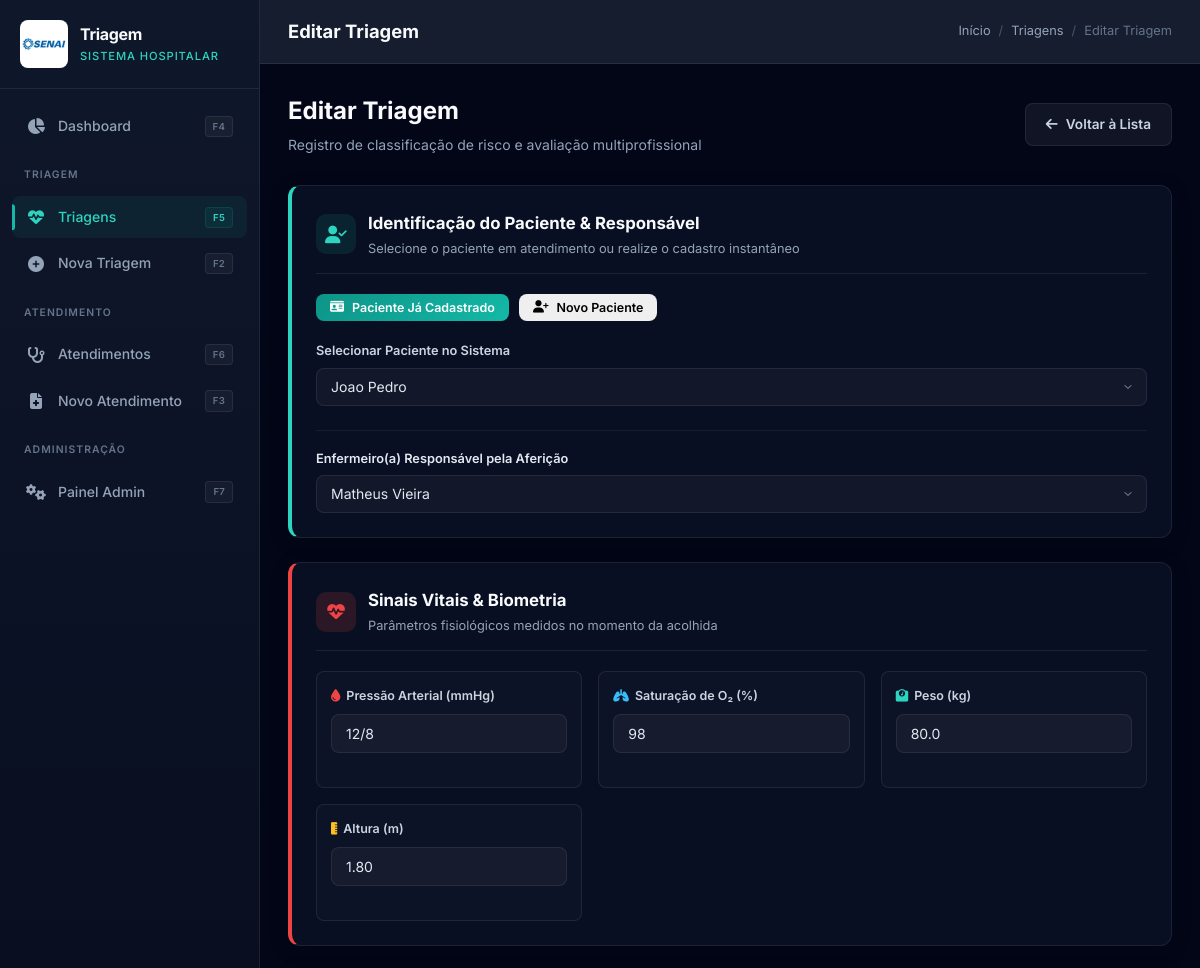
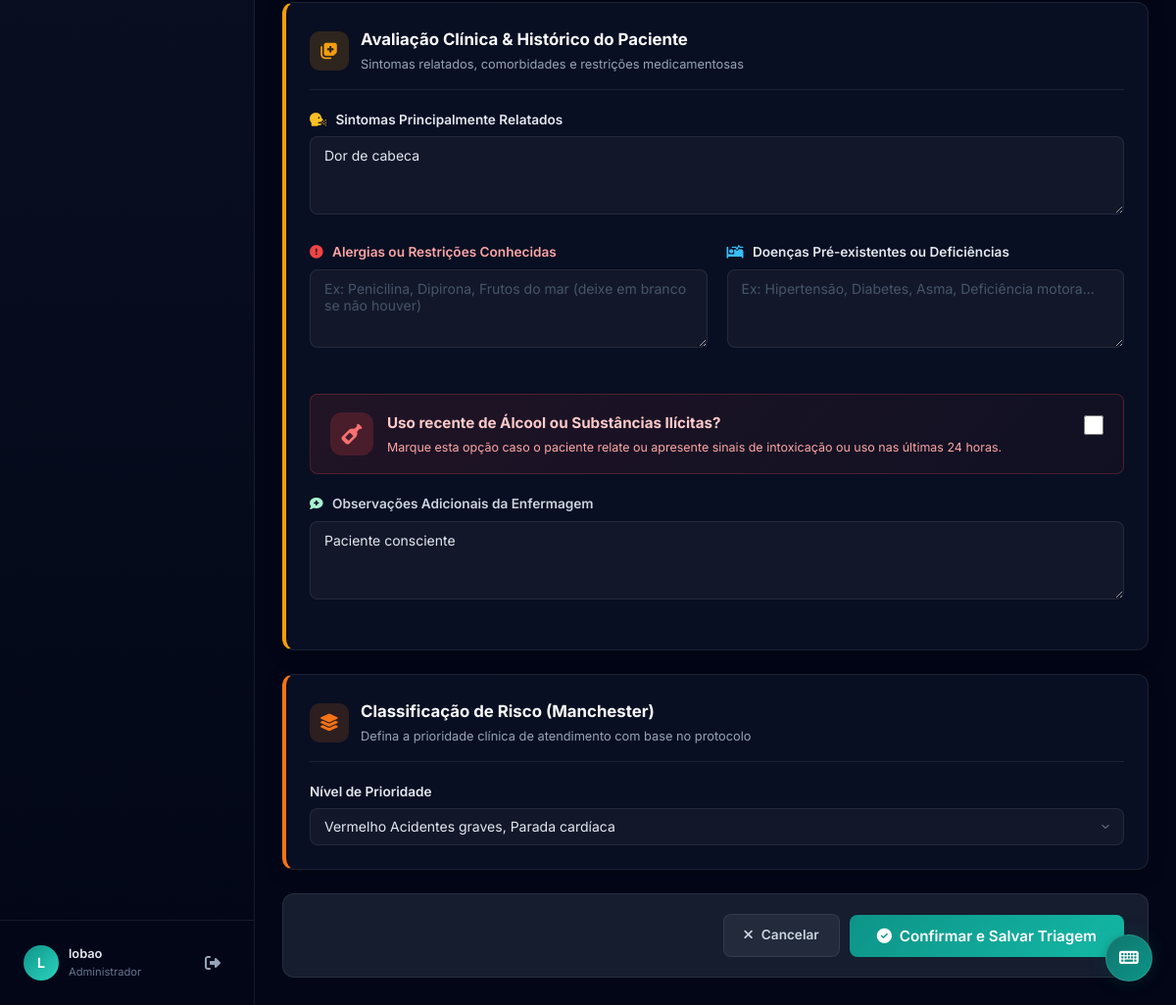
The page /triagem/3/editar/ (signed in) on the database its author committed (2 pictures, top to bottom).
### triagem/models.py (models this page shows, shortened)
class Triagem(models.Model):
    data_triagem = models.DateField(auto_now_add=True)
    peso = models.FloatField()
    altura = models.DecimalField(max_digits=4,
                                decimal_places=2)
    pressao_arterial = models.CharField(max_length=20)
    saturacao = models.IntegerField()
    sintomas = models.TextField()
    alergias = models.TextField(blank=True, default='', verbose_name='Alergias')
    utilizou_drogas = models.BooleanField(default=False, verbose_name='Utilizou álcool ou drogas?')
    doencas_deficiencias = models.TextField(blank=True, default='', verbose_name='Doenças ou Deficiências')
    observacoes = models.TextField(blank=True)
    paciente = models.ForeignKey(
        Paciente,
        on_delete=models.CASCADE
    )
    enfermeiro = models.ForeignKey(Enfermeiro,
                                   on_delete=models.PROTECT)
    classificacao_risco = models.ForeignKey(
        ClassificacaoRisco,
        on_delete=models.PROTECT
    )

### triagem/views.py (the view, shortened to what this page needs)
# urls.py: path('triagem/<int:pk>/editar/', views.TriagemUpdateView.as_view(), name='triagem_update'),
class TriagemUpdateView(LoginRequiredMixin, UpdateView):
    model = Triagem
    form_class = TriagemForm
    template_name = 'triagem/triagem_form.html'
    success_url = reverse_lazy('triagem_list')
    def get_context_data(self, **kwargs):
        context = super().get_context_data(**kwargs)
        context['form_title'] = 'Editar Triagem'
        return context

### cadastro/models.py (called while the page is built)
    def __str__(self):
        return f"{self.nome} {self.sobrenome}"

    def __str__(self):
        return f"{self.nome} {self.sobrenome}"

    def __str__(self):
        return f"{self.cor} {self.descricao}"

### triagem/templates/triagem/triagem_form.html (shortened to what this page needs)
{% extends 'base.html' %}
{% block topbar_title %}{{ form_title|default:"Nova Triagem" }}{% endblock %}
{% block breadcrumb %}
<a href="{% url 'dashboard' %}">Início</a>
<span class="separator">/</span>
<a href="{% url 'triagem_list' %}">Triagens</a>
<span class="separator">/</span>
<span>{{ form_title|default:"Nova" }}</span>
{% endblock %}
{% block content %}
<div class="page-header">
  <div>
    <h1>{{ form_title|default:"Protocolo de Triagem Médica" }}</h1>
    <p>Registro de classificação de risco e avaliação multiprofissional</p>
  </div>
  <a href="{% url 'triagem_list' %}" class="btn btn-secondary" id="btn-voltar-triagens">
    <i class="fas fa-arrow-left"></i> Voltar à Lista
  </a>
</div>
<form method="post" class="django-form" id="form-triagem">
  <div class="triage-section" style="border-left: 4px solid var(--primary-400);">
    <div class="triage-section-header">
      <div class="triage-section-icon" style="background: rgba(13, 148, 136, 0.15); color: var(--primary-400);">
        <i class="fas fa-user-check"></i>
      </div>
      <div class="triage-section-title">
        <h3>Identificação do Paciente & Responsável</h3>
        <p>Selecione o paciente em atendimento ou realize o cadastro instantâneo</p>
      </div>
    </div>
    <div class="patient-mode-toggle mb-3" style="display: flex; gap: 10px; margin-bottom: 20px;">
      <button type="button" class="btn btn-primary btn-sm" id="btn-paciente-existente">
        <i class="fas fa-id-card"></i> Paciente Já Cadastrado
      </button>
      <button type="button" class="btn btn-outline btn-sm" id="btn-paciente-novo">
        <i class="fas fa-user-plus"></i> Novo Paciente
      </button>
    </div>
    <div id="paciente-existente-div" class="form-row">
      <div class="form-group" style="flex: 1; margin-bottom: 0;">
        <label for="id_paciente">Selecionar Paciente no Sistema</label>
        {{ form.paciente }}
      </div>
    </div>
    <div class="form-row mt-3" style="border-top: 1px solid rgba(255,255,255,0.06); padding-top: 18px;">
      <div class="form-group" style="margin-bottom: 0;">
        <label for="id_enfermeiro" style="color: var(--slate-200);">Enfermeiro(a) Responsável pela Aferição</label>
        {{ form.enfermeiro }}
      </div>
    </div>
  </div>
  <div class="triage-section" style="border-left: 4px solid var(--danger);">
    <div class="triage-section-header">
      <div class="triage-section-icon" style="background: rgba(239, 68, 68, 0.15); color: var(--danger);">
        <i class="fas fa-heartbeat"></i>
      </div>
      <div class="triage-section-title">
        <h3>Sinais Vitais & Biometria</h3>
        <p>Parâmetros fisiológicos medidos no momento da acolhida</p>
      </div>
    </div>
    <div class="form-row">
      <div class="vital-input-card">
        <label for="id_pressao_arterial">
          <i class="fas fa-tint" style="color: #ef4444;"></i> Pressão Arterial (mmHg)
        </label>
        {{ form.pressao_arterial }}
      </div>
      <div class="vital-input-card">
        <label for="id_saturacao">
          <i class="fas fa-lungs" style="color: #38bdf8;"></i> Saturação de O₂ (%)
        </label>
        {{ form.saturacao }}
      </div>
      <div class="vital-input-card">
        <label for="id_peso">
          <i class="fas fa-weight" style="color: #2dd4bf;"></i> Peso (kg)
        </label>
        {{ form.peso }}
      </div>
      <div class="vital-input-card">
        <label for="id_altura">
          <i class="fas fa-ruler-vertical" style="color: #fbbf24;"></i> Altura (m)
        </label>
        {{ form.altura }}
      </div>
    </div>
  </div>
  <div class="triage-section" style="border-left: 4px solid var(--warning);">
    <div class="triage-section-header">
      <div class="triage-section-icon" style="background: rgba(245, 158, 11, 0.15); color: var(--warning);">
        <i class="fas fa-notes-medical"></i>
      </div>
      <div class="triage-section-title">
        <h3>Avaliação Clínica & Histórico do Paciente</h3>
        <p>Sintomas relatados, comorbidades e restrições medicamentosas</p>
      </div>
    </div>
    <div class="form-group">
      <label for="id_sintomas" style="font-size: 0.85rem; color: var(--slate-200);">
        <i class="fas fa-head-side-cough" style="color: #fbbf24; margin-right: 6px;"></i> Sintomas Principalmente Relatados
      </label>
      {{ form.sintomas }}
    </div>
    <div class="clinical-grid mt-2">
      <div class="form-group">
        <label for="id_alergias" style="font-size: 0.85rem; color: #fca5a5;">
          <i class="fas fa-exclamation-circle" style="color: #ef4444; margin-right: 6px;"></i> Alergias ou Restrições Conhecidas
        </label>
        {{ form.alergias }}
      </div>
      <div class="form-group">
        <label for="id_doencas_deficiencias" style="font-size: 0.85rem; color: var(--slate-200);">
          <i class="fas fa-procedures" style="color: #38bdf8; margin-right: 6px;"></i> Doenças Pré-existentes ou Deficiências
        </label>
        {{ form.doencas_deficiencias }}
      </div>
    </div>
    <div class="alert-checkbox-box">
      <div class="alert-checkbox-info">
        <div class="alert-checkbox-icon">
          <i class="fas fa-wine-bottle"></i>
        </div>
        <div>
          <label for="id_utilizou_drogas" style="font-size: 0.95rem; font-weight: 700; color: #fecaca; margin: 0; cursor: pointer;">
            Uso recente de Álcool ou Substâncias Ilícitas?
          </label>
          <p style="font-size: 0.78rem; color: #fca5a5; margin: 2px 0 0;">
            Marque esta opção caso o paciente relate ou apresente sinais de intoxicação ou uso nas últimas 24 horas.
          </p>
        </div>
      </div>
      <div style="display: flex; align-items: center; justify-content: center; padding-left: 12px;">
        {{ form.utilizou_drogas }}
      </div>
    </div>
    <div class="form-group mt-2 mb-0">
      <label for="id_observacoes" style="font-size: 0.85rem; color: var(--slate-300);">
        <i class="fas fa-comment-medical" style="color: #a7f3d0; margin-right: 6px;"></i> Observações Adicionais da Enfermagem
      </label>
      {{ form.observacoes }}
    </div>
  </div>
  <div class="triage-section" style="border-left: 4px solid #f97316;">
    <div class="triage-section-header">
      <div class="triage-section-icon" style="background: rgba(249, 115, 22, 0.15); color: #f97316;">
        <i class="fas fa-layer-group"></i>
      </div>
      <div class="triage-section-title">
        <h3>Classificação de Risco (Manchester)</h3>
        <p>Defina a prioridade clínica de atendimento com base no protocolo</p>
      </div>
    </div>
    <div class="form-group" style="margin-bottom: 0;">
      <label for="id_classificacao_risco" style="font-size: 0.85rem; color: var(--slate-200);">Nível de Prioridade</label>
      {{ form.classificacao_risco }}
    </div>
  </div>
  <div class="card-footer" style="background: var(--glass-bg); border-radius: var(--radius-md); padding: 20px 24px; border: 1px solid var(--glass-border);">
    <a href="{% url 'triagem_list' %}" class="btn btn-secondary">
      <i class="fas fa-times"></i> Cancelar
    </a>
    <button type="submit" class="btn btn-primary" id="btn-salvar-triagem" style="padding: 12px 28px; font-size: 0.95rem;">
      <i class="fas fa-check-circle"></i> Confirmar e Salvar Triagem
    </button>
  </div>
</form>
{% endblock %}

### templates/base.html (shortened to what this page needs)
{% load static %}
<!DOCTYPE html>
<html lang="pt-br">
<head>
  <link rel="stylesheet" href="{% static 'css/base.css' %}">
  <link rel="stylesheet" href="https://cdnjs.cloudflare.com/ajax/libs/font-awesome/6.5.1/css/all.min.css">
</head>
<body>
  <div class="app">
    <aside class="sidebar" id="sidebar">
      <div class="sidebar-header">
        <img src="{% static 'img/senai_logo.png' %}" alt="SENAI" class="sidebar-logo">
        <div class="sidebar-brand">
          <h2>Triagem</h2>
          <span>Sistema Hospitalar</span>
        </div>
      </div>
      <nav class="sidebar-nav">
        <a href="{% url 'dashboard' %}" class="nav-link" id="nav-dashboard">
          <i class="fas fa-chart-pie"></i>
          <span>Dashboard</span>
          <kbd class="nav-kbd">F4</kbd>
        </a>
        <div class="nav-section">Triagem</div>
        <a href="{% url 'triagem_list' %}" class="nav-link" id="nav-triagem">
          <i class="fas fa-heartbeat"></i>
          <span>Triagens</span>
          <kbd class="nav-kbd">F5</kbd>
        </a>
        <a href="{% url 'triagem_create' %}" class="nav-link" id="nav-new-triagem">
          <i class="fas fa-plus-circle"></i>
          <span>Nova Triagem</span>
          <kbd class="nav-kbd">F2</kbd>
        </a>
        <div class="nav-section">Atendimento</div>
        <a href="{% url 'atendimento_list' %}" class="nav-link" id="nav-atendimento">
          <i class="fas fa-stethoscope"></i>
          <span>Atendimentos</span>
          <kbd class="nav-kbd">F6</kbd>
        </a>
        <a href="{% url 'atendimento_create' %}" class="nav-link" id="nav-new-atendimento">
          <i class="fas fa-file-medical"></i>
          <span>Novo Atendimento</span>
          <kbd class="nav-kbd">F3</kbd>
        </a>
        <div class="nav-section">Administração</div>
        <a href="{% url 'painel_home' %}" class="nav-link" id="nav-admin">
          <i class="fas fa-cogs"></i>
          <span>Painel Admin</span>
          <kbd class="nav-kbd">F7</kbd>
        </a>
      </nav>
      <div class="sidebar-footer">
        <div class="sidebar-user">
          <div class="user-avatar">
            {{ user.username|make_list|first|upper }}
          </div>
          <div class="user-info">
            <div class="name">{{ user.username }}</div>
            <div class="role">{% if user.is_superuser %}Administrador{% else %}Usuário{% endif %}</div>
          </div>
          <a href="{% url 'logout' %}" class="btn-icon" title="Sair" id="btn-logout">
            <i class="fas fa-sign-out-alt"></i>
          </a>
        </div>
      </div>
    </aside>
    <main class="main-content">
      <header class="topbar">
        <div class="topbar-left">
          <h2 class="topbar-title">{% block topbar_title %}Dashboard{% endblock %}</h2>
        </div>
        <div class="topbar-right">
          <div class="breadcrumb">
            {% block breadcrumb %}{% endblock %}
          </div>
        </div>
      </header>
      <div class="page-content fade-in">
        {% block content %}{% endblock %}
      </div>
    </main>
  </div>
</body>
</html>

### triagem/templates/triagem/triagem_form.html (style rules this page uses)
.triage-section { background: rgba(15, 23, 42, 0.6); border: 1px solid var(--glass-border); border-radius: var(--radius-md); padding: 24px; margin-bottom: 24px; position: relative; overflow: hidden; box-shadow: 0 4px 20px -2px rgba(0, 0, 0, 0.25); transition: all 0.3s ease; }
.triage-section-header { display: flex; align-items: center; gap: 12px; margin-bottom: 20px; padding-bottom: 14px; border-bottom: 1px solid rgba(255, 255, 255, 0.08); }
.triage-section-icon { width: 40px; height: 40px; border-radius: 10px; display: flex; align-items: center; justify-content: center; font-size: 1.1rem; flex-shrink: 0; }
.triage-section-title h3 { font-size: 1.05rem; font-weight: 700; color: var(--slate-50); margin: 0; }
.triage-section-title p { font-size: 0.8rem; color: var(--slate-400); margin: 2px 0 0; }
.vital-input-card { background: rgba(255, 255, 255, 0.02); border: 1px solid var(--glass-border); border-radius: var(--radius-sm); padding: 14px; transition: all 0.2s ease; }
.vital-input-card label { display: flex; align-items: center; gap: 6px; font-size: 0.78rem; color: var(--slate-300); margin-bottom: 8px; font-weight: 600; }
.clinical-grid { display: grid; grid-template-columns: 1fr 1fr; gap: 20px; }
.alert-checkbox-box { background: linear-gradient(135deg, rgba(239, 68, 68, 0.1), rgba(239, 68, 68, 0.03)); border: 1px solid rgba(239, 68, 68, 0.25); border-radius: var(--radius-sm); padding: 16px 20px; display: flex; align-items: center; justify-content: space-between; gap: 16px; margin: 20px 0; }
.alert-checkbox-info { display: flex; align-items: center; gap: 14px; }
.alert-checkbox-icon { width: 44px; height: 44px; border-radius: 12px; background: rgba(239, 68, 68, 0.2); color: #f87171; display: flex; align-items: center; justify-content: center; font-size: 1.3rem; flex-shrink: 0; }

### rows shown on the page
Triagem: paciente "Joao Pedro", enfermeiro "Matheus Vieira", pressao_arterial "12/8", saturacao "98", peso "80.0", altura "1.80", sintomas "Dor de cabeca", observacoes "Paciente consciente", classificacao_risco "Vermelho Acidentes graves, Parada cardíaca"

### other values the page prints
{{ user.username|make_list|first|upper }} "L"
{{ user.username }} "lobao"
